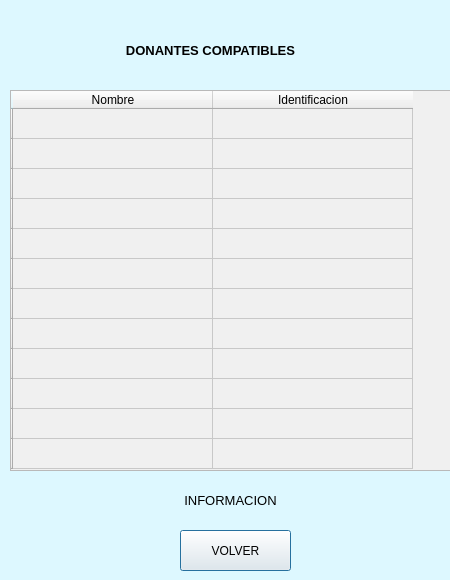
<?xml version="1.0" encoding="UTF-8"?>
<ui version="4.0">
 <class>Dialog</class>
 <widget class="QDialog" name="Dialog">
  <property name="geometry">
   <rect>
    <x>0</x>
    <y>0</y>
    <width>450</width>
    <height>580</height>
   </rect>
  </property>
  <property name="minimumSize">
   <size>
    <width>450</width>
    <height>580</height>
   </size>
  </property>
  <property name="maximumSize">
   <size>
    <width>450</width>
    <height>580</height>
   </size>
  </property>
  <property name="windowTitle">
   <string>Dialog</string>
  </property>
  <property name="styleSheet">
   <string notr="true">background-color: rgb(221, 248, 255);</string>
  </property>
  <widget class="QTableWidget" name="TablaDonComp">
   <property name="geometry">
    <rect>
     <x>10</x>
     <y>90</y>
     <width>441</width>
     <height>381</height>
    </rect>
   </property>
   <property name="styleSheet">
    <string notr="true">background-color: rgb(240, 240, 240);</string>
   </property>
   <attribute name="horizontalHeaderDefaultSectionSize">
    <number>200</number>
   </attribute>
   <row>
    <property name="text">
     <string/>
    </property>
   </row>
   <row>
    <property name="text">
     <string/>
    </property>
   </row>
   <row>
    <property name="text">
     <string/>
    </property>
   </row>
   <row>
    <property name="text">
     <string/>
    </property>
   </row>
   <row>
    <property name="text">
     <string/>
    </property>
   </row>
   <row>
    <property name="text">
     <string/>
    </property>
   </row>
   <row>
    <property name="text">
     <string/>
    </property>
   </row>
   <row>
    <property name="text">
     <string/>
    </property>
   </row>
   <row>
    <property name="text">
     <string/>
    </property>
   </row>
   <row>
    <property name="text">
     <string/>
    </property>
   </row>
   <row>
    <property name="text">
     <string/>
    </property>
   </row>
   <row>
    <property name="text">
     <string/>
    </property>
   </row>
   <column>
    <property name="text">
     <string>Nombre</string>
    </property>
   </column>
   <column>
    <property name="text">
     <string>Identificacion</string>
    </property>
   </column>
  </widget>
  <widget class="QLabel" name="label">
   <property name="geometry">
    <rect>
     <x>120</x>
     <y>30</y>
     <width>181</width>
     <height>41</height>
    </rect>
   </property>
   <property name="text">
    <string>&lt;html&gt;&lt;head/&gt;&lt;body&gt;&lt;p align=&quot;center&quot;&gt;&lt;span style=&quot; font-size:10pt; font-weight:600;&quot;&gt;DONANTES COMPATIBLES&lt;/span&gt;&lt;/p&gt;&lt;/body&gt;&lt;/html&gt;</string>
   </property>
  </widget>
  <widget class="QPushButton" name="BotonVolver">
   <property name="geometry">
    <rect>
     <x>180</x>
     <y>530</y>
     <width>111</width>
     <height>41</height>
    </rect>
   </property>
   <property name="styleSheet">
    <string notr="true">background-color: rgb(243, 243, 243);</string>
   </property>
   <property name="text">
    <string>VOLVER</string>
   </property>
  </widget>
  <widget class="QLabel" name="label_2">
   <property name="geometry">
    <rect>
     <x>40</x>
     <y>480</y>
     <width>381</width>
     <height>41</height>
    </rect>
   </property>
   <property name="text">
    <string>&lt;html&gt;&lt;head/&gt;&lt;body&gt;&lt;p align=&quot;center&quot;&gt;&lt;span style=&quot; font-size:10pt;&quot;&gt;INFORMACION&lt;/span&gt;&lt;/p&gt;&lt;/body&gt;&lt;/html&gt;</string>
   </property>
  </widget>
 </widget>
 <resources/>
 <connections/>
</ui>
